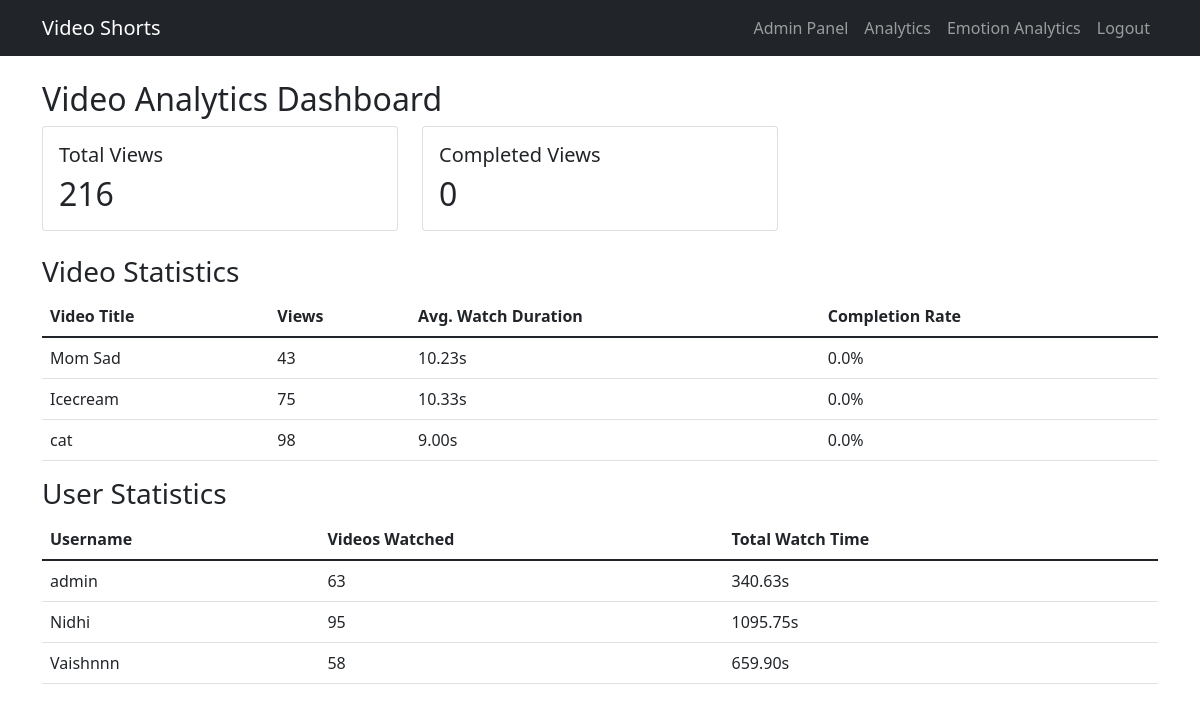
/analytics (signed in), run on an earlier commit of the app's database.
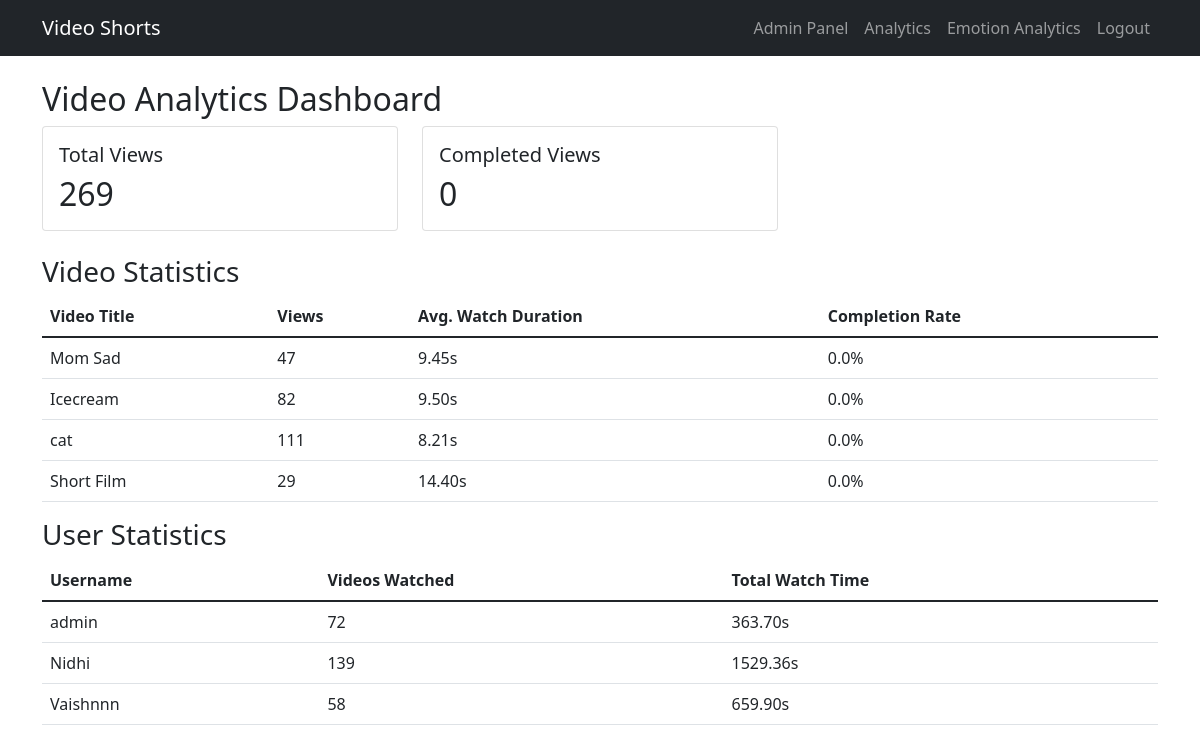
And on a later commit of the database.
### app.py (models this page shows)
class Video(db.Model):
    id = db.Column(db.Integer, primary_key=True)
    title = db.Column(db.String(100), nullable=False)
    filename = db.Column(db.String(200), nullable=False)
    upload_date = db.Column(db.DateTime, default=datetime.utcnow)
    views = db.Column(db.Integer, default=0)

class User(UserMixin, db.Model):
    id = db.Column(db.Integer, primary_key=True)
    username = db.Column(db.String(80), unique=True, nullable=False)
    email = db.Column(db.String(120), unique=True, nullable=False)
    password_hash = db.Column(db.String(120), nullable=False)
    is_admin = db.Column(db.Boolean, default=False)
    warning_level = db.Column(db.Integer, default=0)
    last_warning_date = db.Column(db.DateTime)

### app.py (the view)
@app.route('/analytics')
@login_required
def analytics():
    if not current_user.is_admin:
        return redirect(url_for('index'))
    total_views = VideoAnalytics.query.count()
    total_completed = VideoAnalytics.query.filter_by(completed=True).count()
    video_stats = db.session.query(
        Video,
        func.count(VideoAnalytics.id).label('view_count'),
        func.avg(VideoAnalytics.watch_duration).label('avg_duration'),
        func.count(case((VideoAnalytics.completed == True, 1))).label('completions')
    ).join(VideoAnalytics).group_by(Video.id).all()
    user_stats = db.session.query(
        User,
        func.count(VideoAnalytics.id).label('videos_watched'),
        func.sum(VideoAnalytics.watch_duration).label('total_watch_time')
    ).join(VideoAnalytics).group_by(User.id).all()
    return render_template('analytics.html',
                         total_views=total_views,
                         total_completed=total_completed,
                         video_stats=video_stats,
                         user_stats=user_stats)

### app.py (called while the page is built)
@login_manager.user_loader
def load_user(user_id):
    return User.query.get(int(user_id))

### templates/analytics.html
{% extends "base.html" %}
{% block content %}
<div class="container mt-4">
    <h2>Video Analytics Dashboard</h2>
    <div class="row mb-4">
        <div class="col-md-4">
            <div class="card">
                <div class="card-body">
                    <h5 class="card-title">Total Views</h5>
                    <h2 class="card-text">{{ total_views }}</h2>
                </div>
            </div>
        </div>
        <div class="col-md-4">
            <div class="card">
                <div class="card-body">
                    <h5 class="card-title">Completed Views</h5>
                    <h2 class="card-text">{{ total_completed }}</h2>
                </div>
            </div>
        </div>
    </div>
    <h3>Video Statistics</h3>
    <div class="table-responsive">
        <table class="table">
            <thead>
                <tr>
                    <th>Video Title</th>
                    <th>Views</th>
                    <th>Avg. Watch Duration</th>
                    <th>Completion Rate</th>
                </tr>
            </thead>
            <tbody>
                {% for video, views, avg_duration, completions in video_stats %}
                <tr>
                    <td>{{ video.title }}</td>
                    <td>{{ views }}</td>
                    <td>{{ "%.2f"|format(avg_duration or 0) }}s</td>
                    <td>{{ "%.1f"|format(completions/views * 100 if views > 0 else 0) }}%</td>
                </tr>
                {% endfor %}
            </tbody>
        </table>
    </div>
    <h3>User Statistics</h3>
    <div class="table-responsive">
        <table class="table">
            <thead>
                <tr>
                    <th>Username</th>
                    <th>Videos Watched</th>
                    <th>Total Watch Time</th>
                </tr>
            </thead>
            <tbody>
                {% for user, videos_watched, watch_time in user_stats %}
                <tr>
                    <td>{{ user.username }}</td>
                    <td>{{ videos_watched }}</td>
                    <td>{{ "%.2f"|format(watch_time or 0) }}s</td>
                </tr>
                {% endfor %}
            </tbody>
        </table>
    </div>
</div>
{% endblock %}

### templates/base.html (shortened to what this page needs)
<!DOCTYPE html>
<html lang="en">
<head>
    <link href="https://cdn.jsdelivr.net/npm/bootstrap@5.1.3/dist/css/bootstrap.min.css" rel="stylesheet">
</head>
<body>
    <nav class="navbar navbar-expand-lg navbar-dark bg-dark">
        <div class="container">
            <a class="navbar-brand" href="{{ url_for('index') }}">Video Shorts</a>
            <div class="navbar-nav ms-auto">
                {% if current_user.is_authenticated %}
                    {% if current_user.is_admin %}
                        <a class="nav-link" href="{{ url_for('admin') }}">Admin Panel</a>
                        <a class="nav-link" href="{{ url_for('analytics') }}">Analytics</a>
                        <a class="nav-link" href="{{ url_for('emotion_analytics') }}">Emotion Analytics</a>
                    {% endif %}
                    <a class="nav-link" href="{{ url_for('logout') }}">Logout</a>
                {% else %}
                    <a class="nav-link" href="{{ url_for('login') }}">Login</a>
                    <a class="nav-link" href="{{ url_for('register') }}">Register</a>
                {% endif %}
            </div>
        </div>
    </nav>
    {% block content %}{% endblock %}
</body>
</html>

What changed in the data, as far as the page shows it:
changed Video "Mom Sad": views "43" → "47"; avg_duration "10.23" → "9.45"
changed Video "Icecream": views "75" → "82"; avg_duration "10.33" → "9.50"
changed Video "cat": views "98" → "111"; avg_duration "9.00" → "8.21"
added Video: title "Short Film", views "29", avg_duration "14.40", completions "0.0"
computed for User "admin": videos_watched "63" → "72"; watch_time "340.63" → "363.70"
changed User "Nidhi": videos_watched "95" → "139"; watch_time "1095.75" → "1529.36"
Also different on the page:
{{ total_views }}: "216" → "269"
